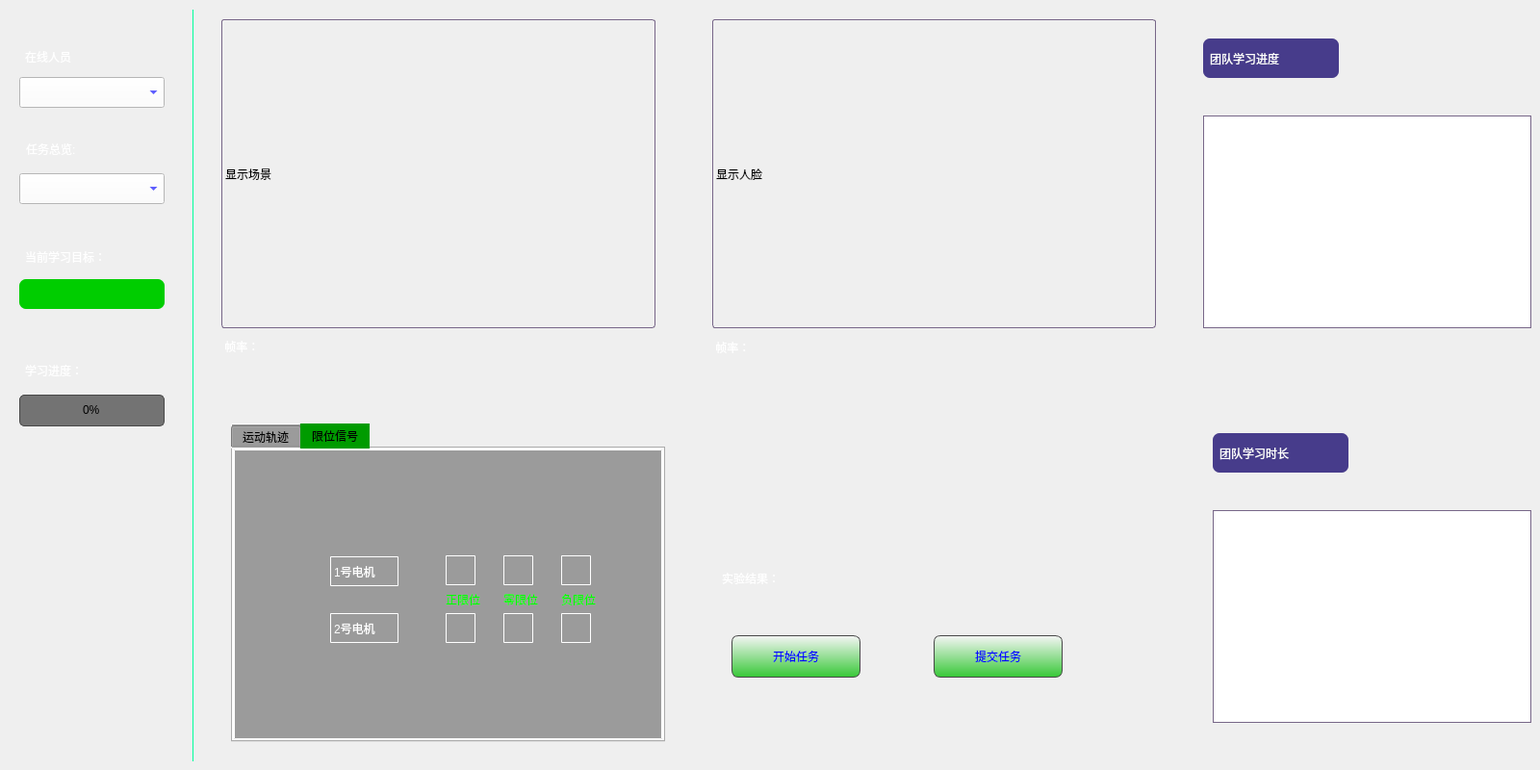
   <widget class="QWidget" name="main_page">
    <property name="sizePolicy">
     <sizepolicy hsizetype="Expanding" vsizetype="Expanding">
      <horstretch>0</horstretch>
      <verstretch>0</verstretch>
     </sizepolicy>
    </property>
    <widget class="QWidget" name="widget" native="true">
     <property name="geometry">
      <rect>
       <x>10</x>
       <y>10</y>
       <width>191</width>
       <height>781</height>
      </rect>
     </property>
     <property name="styleSheet">
      <string notr="true">background-color: rgba(255, 255, 255,0);
border-right:1px solid #00ff99;</string>
     </property>
     <widget class="QProgressBar" name="progressBarGroup">
      <property name="geometry">
       <rect>
        <x>10</x>
        <y>400</y>
        <width>151</width>
        <height>33</height>
       </rect>
      </property>
      <property name="maximumSize">
       <size>
        <width>151</width>
        <height>16777215</height>
       </size>
      </property>
      <property name="autoFillBackground">
       <bool>false</bool>
      </property>
      <property name="styleSheet">
       <string notr="true">

QProgressBar{
min-height:10px;
background-color: rgb(115, 115, 115);
font: 87 12pt &quot;Arial Black&quot;;
text-align:center;
border-radius:5px;
border:1px solid #484848;
}

QProgressBar:chunk{
border-radius:5px;
font: 87 12pt &quot;Arial Black&quot;;
text-align:center;
background-color:#00f000;
}
</string>
      </property>
      <property name="value">
       <number>0</number>
      </property>
     </widget>
     <widget class="QLabel" name="labelTaskProcess">
      <property name="geometry">
       <rect>
        <x>9</x>
        <y>360</y>
        <width>112</width>
        <height>29</height>
       </rect>
      </property>
      <property name="styleSheet">
       <string notr="true">font: 290 14pt &quot;Microsoft YaHei&quot;;
color: rgb(255, 255, 255);
background-color: rgba(255, 255, 255,0);
border:0px groove gray;
border-radius:7px;
padding:2px 4px;</string>
      </property>
      <property name="text">
       <string>学习进度：</string>
      </property>
     </widget>
     <widget class="QComboBox" name="comBoxLoginMem">
      <property name="geometry">
       <rect>
        <x>10</x>
        <y>70</y>
        <width>151</width>
        <height>32</height>
       </rect>
      </property>
      <property name="maximumSize">
       <size>
        <width>151</width>
        <height>16777215</height>
       </size>
      </property>
      <property name="styleSheet">
       <string notr="true">QComboBox{
color: rgb(0, 0, 255);
font: 87 16pt &quot;Arial&quot;;
background-color: rgb(255, 255, 255);
}

QComboBox:hover{
background-color: rgb(0, 255, 0);
}</string>
      </property>
     </widget>
     <widget class="QLabel" name="labelLearnTsak">
      <property name="geometry">
       <rect>
        <x>9</x>
        <y>242</y>
        <width>141</width>
        <height>29</height>
       </rect>
      </property>
      <property name="styleSheet">
       <string notr="true">font: 290 14pt &quot;Microsoft YaHei&quot;;
color: rgb(255, 255, 255);
background-color: rgba(255, 255, 255,0);
border:0px groove gray;
border-radius:7px;
padding:2px 4px;</string>
      </property>
      <property name="text">
       <string>当前学习目标：</string>
      </property>
     </widget>
     <widget class="QLabel" name="labelOnLine">
      <property name="geometry">
       <rect>
        <x>9</x>
        <y>34</y>
        <width>93</width>
        <height>29</height>
       </rect>
      </property>
      <property name="styleSheet">
       <string notr="true">font: 290 14pt &quot;Microsoft YaHei&quot;;
background-color: rgba(255, 255, 255,0);
color: rgb(255, 255, 255);
border:0px groove gray;
border-radius:7px;
padding:2px 4px;</string>
      </property>
      <property name="text">
       <string>在线人员</string>
      </property>
      <property name="wordWrap">
       <bool>false</bool>
      </property>
     </widget>
     <widget class="QLabel" name="labelTaskCurrent">
      <property name="geometry">
       <rect>
        <x>10</x>
        <y>280</y>
        <width>151</width>
        <height>31</height>
       </rect>
      </property>
      <property name="maximumSize">
       <size>
        <width>151</width>
        <height>16777215</height>
       </size>
      </property>
      <property name="styleSheet">
       <string notr="true">font: 290 16pt &quot;Microsoft YaHei&quot;;
color: rgb(255, 255, 255);
background-color: rgba(0, 205, 0,255);
border:0px groove gray;
border-radius:7px;
padding:2px 4px;</string>
      </property>
      <property name="text">
       <string/>
      </property>
     </widget>
     <widget class="QLabel" name="labelLearnTsak_2">
      <property name="geometry">
       <rect>
        <x>10</x>
        <y>130</y>
        <width>112</width>
        <height>29</height>
       </rect>
      </property>
      <property name="styleSheet">
       <string notr="true">font: 290 14pt &quot;Microsoft YaHei&quot;;
color: rgb(255, 255, 255);
background-color: rgba(255, 255, 255,0);
border:0px groove gray;
border-radius:7px;
padding:2px 4px;</string>
      </property>
      <property name="text">
       <string>任务总览:</string>
      </property>
     </widget>
     <widget class="QComboBox" name="comBoxTaskAll">
      <property name="geometry">
       <rect>
        <x>10</x>
        <y>170</y>
        <width>151</width>
        <height>32</height>
       </rect>
      </property>
      <property name="maximumSize">
       <size>
        <width>151</width>
        <height>16777215</height>
       </size>
      </property>
      <property name="styleSheet">
       <string notr="true">QComboBox{
color: rgb(0, 0, 255);
font: 87 16pt &quot;Arial&quot;;
background-color: rgb(255, 255, 255);
}

QComboBox:hover{
background-color: rgb(0, 255, 0);
}</string>
      </property>
     </widget>
    </widget>
    <widget class="QChartView" name="chartViewLearnProcess">
     <property name="geometry">
      <rect>
       <x>1250</x>
       <y>120</y>
       <width>341</width>
       <height>221</height>
      </rect>
     </property>
     <property name="styleSheet">
      <string notr="true">border:1px solid #776688;</string>
     </property>
    </widget>
    <widget class="QLabel" name="label_7">
     <property name="geometry">
      <rect>
       <x>1250</x>
       <y>40</y>
       <width>141</width>
       <height>41</height>
      </rect>
     </property>
     <property name="styleSheet">
      <string notr="true">font: 290 16pt &quot;Microsoft YaHei&quot;;
background-color: rgb(71, 60, 139);
color: rgb(255, 255, 255);
border:0px groove gray;
border-radius:7px;
padding:2px 4px;</string>
     </property>
     <property name="text">
      <string>团队学习进度</string>
     </property>
    </widget>
    <widget class="QChartView" name="chartViewLearnTimeBar">
     <property name="geometry">
      <rect>
       <x>1260</x>
       <y>530</y>
       <width>331</width>
       <height>221</height>
      </rect>
     </property>
     <property name="styleSheet">
      <string notr="true">border:1px solid #776688;</string>
     </property>
    </widget>
    <widget class="QLabel" name="label_6">
     <property name="geometry">
      <rect>
       <x>1260</x>
       <y>450</y>
       <width>141</width>
       <height>41</height>
      </rect>
     </property>
     <property name="styleSheet">
      <string notr="true">font: 290 16pt &quot;Microsoft YaHei&quot;;
background-color: rgb(71, 60, 139);
color: rgb(255, 255, 255);
border:0px groove gray;
border-radius:7px;
padding:2px 4px;</string>
     </property>
     <property name="text">
      <string>团队学习时长</string>
     </property>
    </widget>
    <widget class="QTabWidget" name="tabWidget">
     <property name="geometry">
      <rect>
       <x>240</x>
       <y>440</y>
       <width>451</width>
       <height>331</height>
      </rect>
     </property>
     <property name="styleSheet">
      <string notr="true">QTabWidget QWidget{
	border:1px solid #ffffff;

	border-radius:1px;
	font: 12pt &quot;Arial&quot;;
	background-color:rgb(155, 155, 155); 
     	
}  
  
QTabBar::tab:selected {  
    background-color:rgb(0, 155, 0); /* 设置选中 tab 的背景色 */ 
}  
  
QTabBar::tab:hover {  
    background-color:rgb(0, 255, 0); /* 设置鼠标悬停时的 tab 背景色 */  
}</string>
     </property>
     <property name="currentIndex">
      <number>1</number>
     </property>
     <widget class="QWidget" name="tab">
      <attribute name="title">
       <string>运动轨迹</string>
      </attribute>
      <widget class="QLabel" name="labelTrj">
       <property name="geometry">
        <rect>
         <x>10</x>
         <y>10</y>
         <width>401</width>
         <height>281</height>
        </rect>
       </property>
       <property name="styleSheet">
        <string notr="true">font: 290 12pt &quot;Microsoft YaHei&quot;;
border-radius:3px;
border:0px solid #776688;
background-color: rgba(255, 255, 255,0);

</string>
       </property>
       <property name="text">
        <string/>
       </property>
      </widget>
     </widget>
     <widget class="QWidget" name="tab_2">
      <attribute name="title">
       <string>限位信号</string>
      </attribute>
      <widget class="QLabel" name="label">
       <property name="geometry">
        <rect>
         <x>100</x>
         <y>111</y>
         <width>71</width>
         <height>31</height>
        </rect>
       </property>
       <property name="styleSheet">
        <string notr="true">color: rgb(255, 255, 255);
font: 12pt &quot;Arial&quot;;
background-color: rgba(255, 255, 255,0);</string>
       </property>
       <property name="text">
        <string>1号电机</string>
       </property>
      </widget>
      <widget class="QLabel" name="label_2">
       <property name="geometry">
        <rect>
         <x>100</x>
         <y>170</y>
         <width>71</width>
         <height>31</height>
        </rect>
       </property>
       <property name="styleSheet">
        <string notr="true">color: rgb(255, 255, 255);
font: 12pt &quot;Arial&quot;;
background-color: rgba(255, 255, 255,0);</string>
       </property>
       <property name="text">
        <string>2号电机</string>
       </property>
      </widget>
      <widget class="QLabel" name="m1p_led">
       <property name="geometry">
        <rect>
         <x>220</x>
         <y>110</y>
         <width>31</width>
         <height>31</height>
        </rect>
       </property>
       <property name="styleSheet">
        <string notr="true">border-image: url(:/new/prefix1/image/grayLed.png);
background-color: rgba(255, 255, 255,0);</string>
       </property>
       <property name="text">
        <string/>
       </property>
      </widget>
      <widget class="QLabel" name="m2z_led">
       <property name="geometry">
        <rect>
         <x>280</x>
         <y>170</y>
         <width>31</width>
         <height>31</height>
        </rect>
       </property>
       <property name="styleSheet">
        <string notr="true">border-image: url(:/new/prefix1/image/grayLed.png);
background-color: rgba(255, 255, 255,0);</string>
       </property>
       <property name="text">
        <string/>
       </property>
      </widget>
      <widget class="QLabel" name="m1z_led">
       <property name="geometry">
        <rect>
         <x>280</x>
         <y>110</y>
         <width>31</width>
         <height>31</height>
        </rect>
       </property>
       <property name="styleSheet">
        <string notr="true">border-image: url(:/new/prefix1/image/grayLed.png);
background-color: rgba(255, 255, 255,0);</string>
       </property>
       <property name="text">
        <string/>
       </property>
      </widget>
      <widget class="QLabel" name="m1n_led">
       <property name="geometry">
        <rect>
         <x>340</x>
         <y>110</y>
         <width>31</width>
         <height>31</height>
        </rect>
       </property>
       <property name="styleSheet">
        <string notr="true">border-image: url(:/new/prefix1/image/grayLed.png);
background-color: rgba(255, 255, 255,0);</string>
       </property>
       <property name="text">
        <string/>
       </property>
      </widget>
      <widget class="QLabel" name="m2p_led">
       <property name="geometry">
        <rect>
         <x>220</x>
         <y>170</y>
         <width>31</width>
         <height>31</height>
        </rect>
       </property>
       <property name="styleSheet">
        <string notr="true">border-image: url(:/new/prefix1/image/grayLed.png);
background-color: rgba(255, 255, 255,0);</string>
       </property>
       <property name="text">
        <string/>
       </property>
      </widget>
      <widget class="QLabel" name="m2n_led">
       <property name="geometry">
        <rect>
         <x>340</x>
         <y>170</y>
         <width>31</width>
         <height>31</height>
        </rect>
       </property>
       <property name="styleSheet">
        <string notr="true">border-image: url(:/new/prefix1/image/grayLed.png);
background-color: rgba(255, 255, 255,0);</string>
       </property>
       <property name="text">
        <string/>
       </property>
      </widget>
      <widget class="QLabel" name="label_12">
       <property name="geometry">
        <rect>
         <x>220</x>
         <y>140</y>
         <width>41</width>
         <height>31</height>
        </rect>
       </property>
       <property name="styleSheet">
        <string notr="true">color: rgb(0, 255, 0);
font: 8pt &quot;Arial&quot;;
background-color: rgba(255, 255, 255,0);
border:0px solid #776688;</string>
       </property>
       <property name="text">
        <string>正限位</string>
       </property>
      </widget>
      <widget class="QLabel" name="label_13">
       <property name="geometry">
        <rect>
         <x>280</x>
         <y>140</y>
         <width>41</width>
         <height>31</height>
        </rect>
       </property>
       <property name="styleSheet">
        <string notr="true">color: rgb(0, 255, 0);
font: 8pt &quot;Arial&quot;;
background-color: rgba(255, 255, 255,0);
border:0px solid #776688;</string>
       </property>
       <property name="text">
        <string>零限位</string>
       </property>
      </widget>
      <widget class="QLabel" name="label_14">
       <property name="geometry">
        <rect>
         <x>340</x>
         <y>140</y>
         <width>41</width>
         <height>31</height>
        </rect>
       </property>
       <property name="styleSheet">
        <string notr="true">color: rgb(0, 255, 0);
font: 8pt &quot;Arial&quot;;
background-color: rgba(255, 255, 255,0);
border:0px solid #776688;</string>
       </property>
       <property name="text">
        <string>负限位</string>
       </property>
      </widget>
     </widget>
    </widget>
    <widget class="QLabel" name="TrajLabel">
     <property name="geometry">
      <rect>
       <x>230</x>
       <y>20</y>
       <width>451</width>
       <height>321</height>
      </rect>
     </property>
     <property name="sizePolicy">
      <sizepolicy hsizetype="Expanding" vsizetype="Expanding">
       <horstretch>0</horstretch>
       <verstretch>0</verstretch>
      </sizepolicy>
     </property>
     <property name="styleSheet">
      <string notr="true">font: 290 48pt &quot;Microsoft YaHei&quot;;
border-radius:3px;
border:1px solid #776688;
</string>
     </property>
     <property name="text">
      <string>显示场景</string>
     </property>
    </widget>
    <widget class="QLabel" name="labelMvFs">
     <property name="geometry">
      <rect>
       <x>230</x>
       <y>350</y>
       <width>491</width>
       <height>20</height>
      </rect>
     </property>
     <property name="styleSheet">
      <string notr="true">color: rgb(255, 255, 255);
font: 14pt &quot;Arial&quot;;
background-color: rgba(255, 255, 255,0);</string>
     </property>
     <property name="text">
      <string> 帧率：</string>
     </property>
    </widget>
    <widget class="QToolButton" name="btnSubmitTask">
     <property name="geometry">
      <rect>
       <x>970</x>
       <y>660</y>
       <width>134</width>
       <height>44</height>
      </rect>
     </property>
     <property name="styleSheet">
      <string notr="true">
QToolButton{
	color: rgb(0, 0, 255);
	font: 290 20pt &quot;Microsoft YaHei&quot;;
	border-radius:7px;
	padding:5px;	
	border:1px solid #484848;
	background-color: qlineargradient(spread:pad, x1:0, y1:0, x2:0, y2:1, stop:0 rgba(245, 245,245,  255), stop:1 rgba( 55,200,55, 255));
}
QToolButton:hover{
background:qlineargradient(spread:pad,x1:0,y1:0,x2:0,y2:1,stop:0 #646464,stop:1 #005200);
}
</string>
     </property>
     <property name="text">
      <string>提交任务</string>
     </property>
    </widget>
    <widget class="QToolButton" name="btnStartWork">
     <property name="geometry">
      <rect>
       <x>760</x>
       <y>660</y>
       <width>134</width>
       <height>44</height>
      </rect>
     </property>
     <property name="styleSheet">
      <string notr="true">


QToolButton{
	color: rgb(0, 0, 255);
	font: 290 20pt &quot;Microsoft YaHei&quot;;
	border-radius:7px;
	padding:5px;	
	border:1px solid #484848;
	background-color: qlineargradient(spread:pad, x1:0, y1:0, x2:0, y2:1, stop:0 rgba(245, 245,245,  255), stop:1 rgba( 55,200,55, 255));
}
QToolButton:hover{
background:qlineargradient(spread:pad,x1:0,y1:0,x2:0,y2:1,stop:0 #646464,stop:1 #005200);
}
</string>
     </property>
     <property name="text">
      <string>开始任务</string>
     </property>
    </widget>
    <widget class="QLabel" name="FaceLabel">
     <property name="geometry">
      <rect>
       <x>740</x>
       <y>20</y>
       <width>461</width>
       <height>321</height>
      </rect>
     </property>
     <property name="styleSheet">
      <string notr="true">font: 290 48pt &quot;Microsoft YaHei&quot;;
border-radius:3px;
border:1px solid #776688;
</string>
     </property>
     <property name="text">
      <string>显示人脸</string>
     </property>
    </widget>
    <widget class="QLabel" name="labelUsbFs">
     <property name="geometry">
      <rect>
       <x>740</x>
       <y>350</y>
       <width>491</width>
       <height>21</height>
      </rect>
     </property>
     <property name="styleSheet">
      <string notr="true">color: rgb(255, 255, 255);
font: 14pt &quot;Arial&quot;;
background-color: rgba(255, 255, 255,0);</string>
     </property>
     <property name="text">
      <string> 帧率：</string>
     </property>
    </widget>
    <widget class="QLabel" name="labelResult">
     <property name="geometry">
      <rect>
       <x>750</x>
       <y>580</y>
       <width>501</width>
       <height>41</height>
      </rect>
     </property>
     <property name="styleSheet">
      <string notr="true">color: rgb(255, 255, 255);
font: 12pt &quot;Arial&quot;;
background-color: rgba(255, 255, 255,0);</string>
     </property>
     <property name="text">
      <string>实验结果：</string>
     </property>
    </widget>
   </widget>
